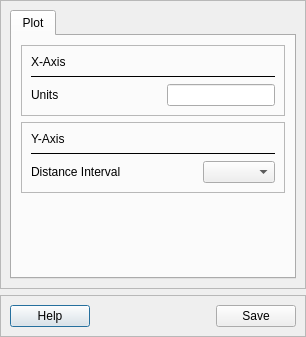
<?xml version="1.0" encoding="UTF-8"?>
<ui version="4.0">
 <class>Dialog</class>
 <widget class="QDialog" name="Dialog">
  <property name="geometry">
   <rect>
    <x>0</x>
    <y>0</y>
    <width>306</width>
    <height>337</height>
   </rect>
  </property>
  <property name="windowTitle">
   <string>Dialog</string>
  </property>
  <layout class="QVBoxLayout" name="verticalLayout_7">
   <property name="leftMargin">
    <number>0</number>
   </property>
   <property name="topMargin">
    <number>0</number>
   </property>
   <property name="rightMargin">
    <number>0</number>
   </property>
   <property name="bottomMargin">
    <number>0</number>
   </property>
   <item>
    <widget class="QFrame" name="frame">
     <property name="frameShape">
      <enum>QFrame::StyledPanel</enum>
     </property>
     <property name="frameShadow">
      <enum>QFrame::Raised</enum>
     </property>
     <layout class="QHBoxLayout" name="horizontalLayout_4">
      <item>
       <widget class="QTabWidget" name="tab_widget">
        <property name="currentIndex">
         <number>0</number>
        </property>
        <widget class="QWidget" name="tab">
         <attribute name="title">
          <string>Plot</string>
         </attribute>
         <layout class="QVBoxLayout" name="verticalLayout_6">
          <property name="leftMargin">
           <number>9</number>
          </property>
          <item>
           <widget class="QFrame" name="frame_x_axis">
            <property name="frameShape">
             <enum>QFrame::StyledPanel</enum>
            </property>
            <property name="frameShadow">
             <enum>QFrame::Raised</enum>
            </property>
            <layout class="QVBoxLayout" name="verticalLayout_3">
             <item>
              <layout class="QVBoxLayout" name="verticalLayout_2">
               <item>
                <widget class="QLabel" name="label">
                 <property name="text">
                  <string>X-Axis</string>
                 </property>
                </widget>
               </item>
               <item>
                <widget class="Line" name="line_x_axis">
                 <property name="frameShadow">
                  <enum>QFrame::Plain</enum>
                 </property>
                 <property name="orientation">
                  <enum>Qt::Horizontal</enum>
                 </property>
                </widget>
               </item>
               <item>
                <layout class="QHBoxLayout" name="horizontalLayout_2">
                 <item>
                  <widget class="QLabel" name="label_4">
                   <property name="text">
                    <string>Units</string>
                   </property>
                  </widget>
                 </item>
                 <item>
                  <spacer name="horizontalSpacer">
                   <property name="orientation">
                    <enum>Qt::Horizontal</enum>
                   </property>
                   <property name="sizeHint" stdset="0">
                    <size>
                     <width>40</width>
                     <height>20</height>
                    </size>
                   </property>
                  </spacer>
                 </item>
                 <item>
                  <widget class="QLineEdit" name="le_units_x_axis"/>
                 </item>
                </layout>
               </item>
              </layout>
             </item>
            </layout>
           </widget>
          </item>
          <item>
           <widget class="QFrame" name="frame_y_axis">
            <property name="frameShape">
             <enum>QFrame::StyledPanel</enum>
            </property>
            <property name="frameShadow">
             <enum>QFrame::Raised</enum>
            </property>
            <layout class="QVBoxLayout" name="verticalLayout_5">
             <item>
              <layout class="QVBoxLayout" name="verticalLayout_4">
               <item>
                <widget class="QLabel" name="label_2">
                 <property name="text">
                  <string>Y-Axis</string>
                 </property>
                </widget>
               </item>
               <item>
                <widget class="Line" name="line_y_axis">
                 <property name="contextMenuPolicy">
                  <enum>Qt::DefaultContextMenu</enum>
                 </property>
                 <property name="frameShadow">
                  <enum>QFrame::Plain</enum>
                 </property>
                 <property name="orientation">
                  <enum>Qt::Horizontal</enum>
                 </property>
                </widget>
               </item>
               <item>
                <layout class="QHBoxLayout" name="horizontalLayout">
                 <item>
                  <widget class="QLabel" name="label_3">
                   <property name="text">
                    <string>Distance Interval</string>
                   </property>
                  </widget>
                 </item>
                 <item>
                  <spacer name="horizontalSpacer_2">
                   <property name="orientation">
                    <enum>Qt::Horizontal</enum>
                   </property>
                   <property name="sizeHint" stdset="0">
                    <size>
                     <width>40</width>
                     <height>20</height>
                    </size>
                   </property>
                  </spacer>
                 </item>
                 <item>
                  <widget class="QComboBox" name="cb_distance_interval"/>
                 </item>
                </layout>
               </item>
              </layout>
             </item>
            </layout>
           </widget>
          </item>
          <item>
           <spacer name="verticalSpacer">
            <property name="orientation">
             <enum>Qt::Vertical</enum>
            </property>
            <property name="sizeHint" stdset="0">
             <size>
              <width>20</width>
              <height>40</height>
             </size>
            </property>
           </spacer>
          </item>
         </layout>
        </widget>
       </widget>
      </item>
     </layout>
    </widget>
   </item>
   <item>
    <widget class="QFrame" name="frame_bottom">
     <property name="frameShape">
      <enum>QFrame::StyledPanel</enum>
     </property>
     <property name="frameShadow">
      <enum>QFrame::Raised</enum>
     </property>
     <layout class="QVBoxLayout" name="verticalLayout">
      <item>
       <layout class="QHBoxLayout" name="horizontalLayout_3">
        <item>
         <widget class="QPushButton" name="btn_help">
          <property name="text">
           <string>Help</string>
          </property>
         </widget>
        </item>
        <item>
         <spacer name="horizontalSpacer_3">
          <property name="orientation">
           <enum>Qt::Horizontal</enum>
          </property>
          <property name="sizeHint" stdset="0">
           <size>
            <width>40</width>
            <height>20</height>
           </size>
          </property>
         </spacer>
        </item>
        <item>
         <widget class="QPushButton" name="btn_save">
          <property name="text">
           <string>Save</string>
          </property>
         </widget>
        </item>
       </layout>
      </item>
     </layout>
    </widget>
   </item>
  </layout>
 </widget>
 <resources/>
 <connections/>
</ui>
